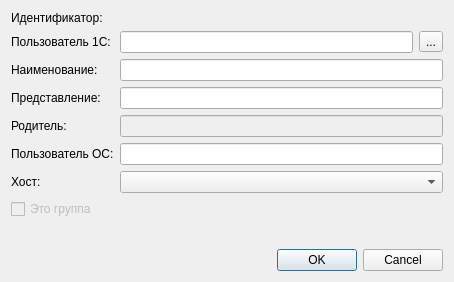
<?xml version="1.0" encoding="UTF-8"?>
<ui version="4.0">
 <class>DialogEdit</class>
 <widget class="QDialog" name="DialogEdit">
  <property name="geometry">
   <rect>
    <x>0</x>
    <y>0</y>
    <width>454</width>
    <height>282</height>
   </rect>
  </property>
  <property name="windowTitle">
   <string>Dialog</string>
  </property>
  <layout class="QGridLayout" name="gridLayout_2">
   <item row="0" column="0">
    <layout class="QGridLayout" name="gridLayout">
     <item row="8" column="1">
      <spacer name="verticalSpacer">
       <property name="orientation">
        <enum>Qt::Vertical</enum>
       </property>
       <property name="sizeHint" stdset="0">
        <size>
         <width>20</width>
         <height>40</height>
        </size>
       </property>
      </spacer>
     </item>
     <item row="0" column="1">
      <widget class="QLabel" name="lblUUID">
       <property name="text">
        <string/>
       </property>
      </widget>
     </item>
     <item row="3" column="0">
      <widget class="QLabel" name="label_4">
       <property name="text">
        <string>Представление:</string>
       </property>
      </widget>
     </item>
     <item row="4" column="1">
      <widget class="QLineEdit" name="txtParent">
       <property name="enabled">
        <bool>false</bool>
       </property>
      </widget>
     </item>
     <item row="0" column="0">
      <widget class="QLabel" name="label">
       <property name="text">
        <string>Идентификатор:</string>
       </property>
      </widget>
     </item>
     <item row="2" column="1">
      <widget class="QLineEdit" name="txtFirst"/>
     </item>
     <item row="7" column="0">
      <widget class="QCheckBox" name="chIsGroup">
       <property name="enabled">
        <bool>false</bool>
       </property>
       <property name="text">
        <string>Это группа</string>
       </property>
      </widget>
     </item>
     <item row="4" column="0">
      <widget class="QLabel" name="label_2">
       <property name="text">
        <string>Родитель:</string>
       </property>
      </widget>
     </item>
     <item row="6" column="1">
      <widget class="QComboBox" name="cmbHosts"/>
     </item>
     <item row="2" column="0">
      <widget class="QLabel" name="label_3">
       <property name="text">
        <string>Наименование:</string>
       </property>
      </widget>
     </item>
     <item row="1" column="1">
      <layout class="QHBoxLayout" name="parentUserhLayout">
       <item>
        <widget class="QLineEdit" name="txtParentUserName"/>
       </item>
       <item>
        <widget class="QToolButton" name="btnSelectUser">
         <property name="text">
          <string>...</string>
         </property>
         <property name="icon">
          <iconset resource="resurses.qrc">
           <normaloff>:/img/link.png</normaloff>:/img/link.png</iconset>
         </property>
        </widget>
       </item>
      </layout>
     </item>
     <item row="6" column="0">
      <widget class="QLabel" name="lblHost">
       <property name="text">
        <string>Хост:</string>
       </property>
      </widget>
     </item>
     <item row="3" column="1">
      <widget class="QLineEdit" name="txtSecond"/>
     </item>
     <item row="1" column="0">
      <widget class="QLabel" name="lblParentUserName">
       <property name="text">
        <string>Пользователь 1С:</string>
       </property>
      </widget>
     </item>
     <item row="5" column="0">
      <widget class="QLabel" name="lblSystemUser">
       <property name="text">
        <string>Пользователь ОС:</string>
       </property>
      </widget>
     </item>
     <item row="5" column="1">
      <widget class="QLineEdit" name="txtSystemUser"/>
     </item>
    </layout>
   </item>
   <item row="1" column="0">
    <widget class="QDialogButtonBox" name="buttonBox">
     <property name="orientation">
      <enum>Qt::Horizontal</enum>
     </property>
     <property name="standardButtons">
      <set>QDialogButtonBox::Cancel|QDialogButtonBox::Ok</set>
     </property>
    </widget>
   </item>
  </layout>
 </widget>
 <resources>
  <include location="resurses.qrc"/>
 </resources>
 <connections>
  <connection>
   <sender>buttonBox</sender>
   <signal>accepted()</signal>
   <receiver>DialogEdit</receiver>
   <slot>accept()</slot>
   <hints>
    <hint type="sourcelabel">
     <x>248</x>
     <y>254</y>
    </hint>
    <hint type="destinationlabel">
     <x>157</x>
     <y>274</y>
    </hint>
   </hints>
  </connection>
  <connection>
   <sender>buttonBox</sender>
   <signal>rejected()</signal>
   <receiver>DialogEdit</receiver>
   <slot>reject()</slot>
   <hints>
    <hint type="sourcelabel">
     <x>316</x>
     <y>260</y>
    </hint>
    <hint type="destinationlabel">
     <x>286</x>
     <y>274</y>
    </hint>
   </hints>
  </connection>
 </connections>
</ui>
